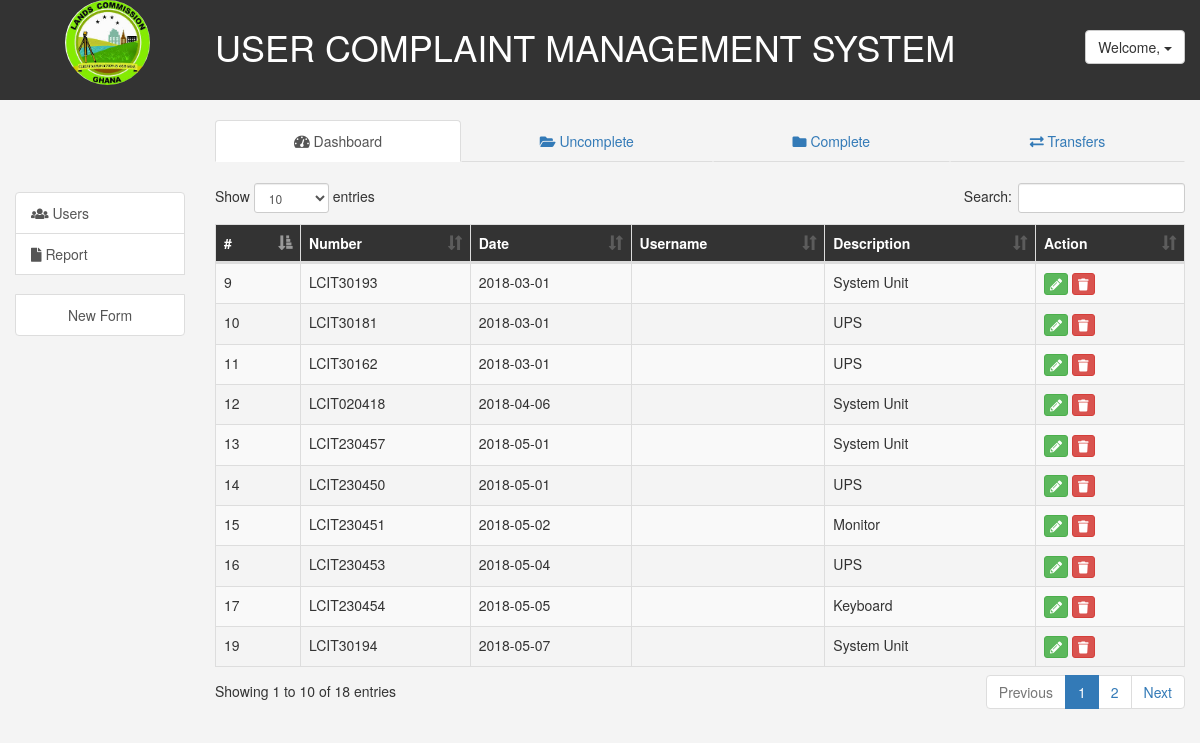
Page /pages/dashboard.php on the committed database.
### tables this page shows
CREATE TABLE `form` (
  `id` int(11) NOT NULL,
  `user_id` int(11) NOT NULL,
  `num` varchar(50) NOT NULL,
  `created` date NOT NULL,
  `srl` varchar(50) NOT NULL,
  `authorized` varchar(50) NOT NULL,
  `division` varchar(50) NOT NULL,
  `office` varchar(50) NOT NULL,
  `descrip` varchar(30) NOT NULL,
  `username` varchar(50) NOT NULL,
  `officer` varchar(50) NOT NULL,
  `transfer` varchar(100) NOT NULL,
  `transfer_date` timestamp NOT NULL DEFAULT CURRENT_TIMESTAMP,
  `prob` text NOT NULL,
  `diag` text NOT NULL,
  `last_update` timestamp NOT NULL DEFAULT CURRENT_TIMESTAMP ON UPDATE CURRENT_TIMESTAMP
);

### pages/dashboard.php (the view, shortened to what this page needs)
<?php
require "header.php";
$sql = "SELECT * FROM form";
$results = mysqli_query($connect, $sql);
?>
	<div class="col-md-10">
		<table class="table table-striped table-bordered" id="table">
			    <thead>
			        <tr>
			            <th>#</th>
			            <th>Number</th>
			            <th>Date</th>
			            <th>Username</th>
			            <th>Description</th>
			            <th>Action</th>
			        </tr>
			    </thead>
			    <tbody>
			 <?php while ($row = mysqli_fetch_array($results)) { ?>
			        <tr id = <?php echo $row['id']; ?> >
		                <td><?php echo $row['id']; ?></td>
		                <td data-target='num'><?php echo  $row['num']; ?></td>
		                <td data-target='created'><?php echo  $row['created']; ?></td>
		                <td data-target='uid'><?php echo  $row['uid']; ?></td>
		                <td data-target='descrip'><?php echo  $row['descrip']; ?></td>
		     			<td>
		     			<a  data-role="update" data-id = <?php echo $row['id']; ?> class="btn btn-xs btn-success" ><i class='fas fa-pencil-alt'  data-toggle="tooltip"  data-placement="bottom" title="Edit"></i></a>
		     			 <a href=../inc/deleteform.inc.php?id=<?php echo $row['id']; ?> name='delete' onclick="dlt(<?php echo $row['id']; ?>)" class="btn btn-xs btn-danger" ><i class='fas fa-trash'  data-toggle="tooltip"  data-placement="bottom" title="Delete"></i></a></td>
	            	</tr>
        	<?php } ?>
			    </tbody>
			</table>
		</div>
</body>
</html>

### css/styles.css (style rules this page uses)
body { font-family: 'Roboto Slab', serif; background: #f4f4f4 !important; }
thead { background:#333; color: #fff; }
td>a>i { padding: 0px; }

### rows in the picture
form: id "9", num "LCIT30193", created "2018-03-01", descrip "System Unit"
form: id "10", num "LCIT30181", created "2018-03-01", descrip "UPS"
form: id "11", num "LCIT30162", created "2018-03-01", descrip "UPS"
form: id "12", num "LCIT020418", created "2018-04-06", descrip "System Unit"
form: id "13", num "LCIT230457", created "2018-05-01", descrip "System Unit"
form: id "14", num "LCIT230450", created "2018-05-01", descrip "UPS"
form: id "15", num "LCIT230451", created "2018-05-02", descrip "Monitor"
form: id "16", num "LCIT230453", created "2018-05-04", descrip "UPS"
form: id "17", num "LCIT230454", created "2018-05-05", descrip "Keyboard"
form: id "19", num "LCIT30194", created "2018-05-07", descrip "System Unit"
